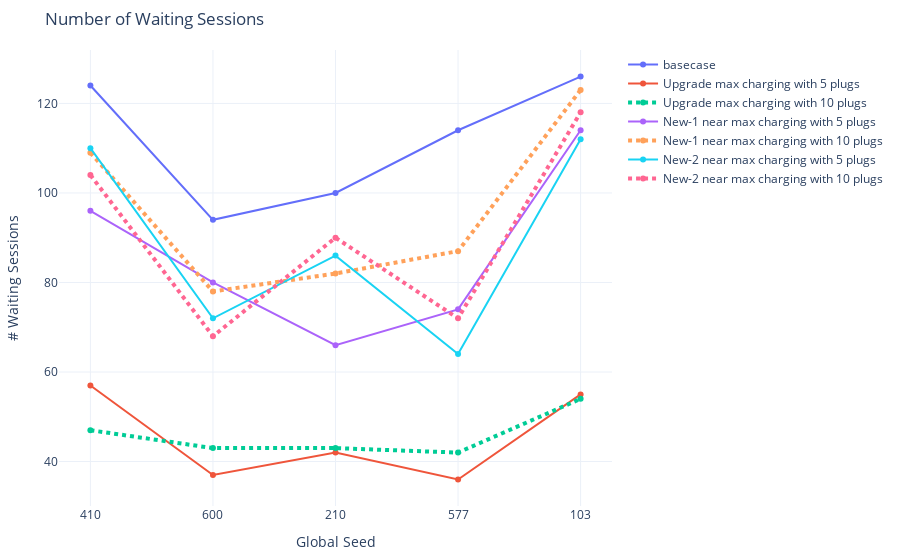

Notebook source saved alongside this figure:
### Code cell
# waiting session count
fig = go.Figure()
fig.add_trace(go.Scatter(x=seeds, y=count_stats[(500 <= count_stats['analysis_id']) & (count_stats['analysis_id']<= 504)].sort_values('analysis_id')['wait_count'],
                    mode='lines+markers',
                    name='basecase'))
fig.add_trace(go.Scatter(x=seeds, y=count_stats[(536 <= count_stats['analysis_id']) & (count_stats['analysis_id']<= 540)].sort_values('analysis_id')['wait_count'],
                    mode='lines+markers',
                    name='Upgrade max charging with 5 plugs'))
fig.add_trace(go.Scatter(x=seeds, y=count_stats[(541 <= count_stats['analysis_id']) & (count_stats['analysis_id']<= 545)].sort_values('analysis_id')['wait_count'],
                    mode='lines+markers',
                    name='Upgrade max charging with 10 plugs', line=dict(width=4, dash='dot')))
fig.add_trace(go.Scatter(x=seeds, y=count_stats[(546 <= count_stats['analysis_id']) & (count_stats['analysis_id']<= 550)].sort_values('analysis_id')['wait_count'],
                    mode='lines+markers',
                    name='New-1 near max charging with 5 plugs'))
fig.add_trace(go.Scatter(x=seeds, y=count_stats[(551 <= count_stats['analysis_id']) & (count_stats['analysis_id']<= 555)].sort_values('analysis_id')['wait_count'],
                    mode='lines+markers',
                    name='New-1 near max charging with 10 plugs', line=dict(width=4, dash='dot')))
fig.add_trace(go.Scatter(x=seeds, y=count_stats[(556 <= count_stats['analysis_id']) & (count_stats['analysis_id']<= 560)].sort_values('analysis_id')['wait_count'],
                    mode='lines+markers',
                    name='New-2 near max charging with 5 plugs'))
fig.add_trace(go.Scatter(x=seeds, y=count_stats[(561 <= count_stats['analysis_id']) & (count_stats['analysis_id']<= 565)].sort_values('analysis_id')['wait_count'],
                    mode='lines+markers',
                    name='New-2 near max charging with 10 plugs', line=dict(width=4, dash='dot')))
fig.update_xaxes(type='category')
fig.update_layout(margin=dict(l=20, r=20, t=50, b=20), uniformtext_minsize=8, uniformtext_mode='hide', template='plotly_white', title_text = 'Number of Waiting Sessions',
        showlegend = True, yaxis_title="# Waiting Sessions", 
                  xaxis_title="Global Seed", )
fig.show()

### Figure 1 — Plotly figure (JSON) as saved in the notebook; plotly's stock layout.template omitted (floating-point values rounded to 4 significant figures)
{"data": [{"mode": "lines+markers", "name": "basecase", "type": "scatter", "x": ["410", "600", "210", "577", "103"], "y": [124, 94, 100, 114, 126]}, {"mode": "lines+markers", "name": "Upgrade max charging with 5 plugs", "type": "scatter", "x": ["410", "600", "210", "577", "103"], "y": [57, 37, 42, 36, 55]}, {"line": {"dash": "dot", "width": 4}, "mode": "lines+markers", "name": "Upgrade max charging with 10 plugs", "type": "scatter", "x": ["410", "600", "210", "577", "103"], "y": [47, 43, 43, 42, 54]}, {"mode": "lines+markers", "name": "New-1 near max charging with 5 plugs", "type": "scatter", "x": ["410", "600", "210", "577", "103"], "y": [96, 80, 66, 74, 114]}, {"line": {"dash": "dot", "width": 4}, "mode": "lines+markers", "name": "New-1 near max charging with 10 plugs", "type": "scatter", "x": ["410", "600", "210", "577", "103"], "y": [109, 78, 82, 87, 123]}, {"mode": "lines+markers", "name": "New-2 near max charging with 5 plugs", "type": "scatter", "x": ["410", "600", "210", "577", "103"], "y": [110, 72, 86, 64, 112]}, {"line": {"dash": "dot", "width": 4}, "mode": "lines+markers", "name": "New-2 near max charging with 10 plugs", "type": "scatter", "x": ["410", "600", "210", "577", "103"], "y": [104, 68, 90, 72, 118]}], "layout": {"autosize": true, "margin": {"b": 20, "l": 20, "r": 20, "t": 50}, "showlegend": true, "title": {"text": "Number of Waiting Sessions"}, "uniformtext": {"minsize": 8, "mode": "hide"}, "xaxis": {"autorange": true, "range": [-0.2363, 4.236], "title": {"text": "Global Seed"}, "type": "category"}, "yaxis": {"autorange": true, "range": [29.77, 132.2], "title": {"text": "# Waiting Sessions"}, "type": "linear"}}}
